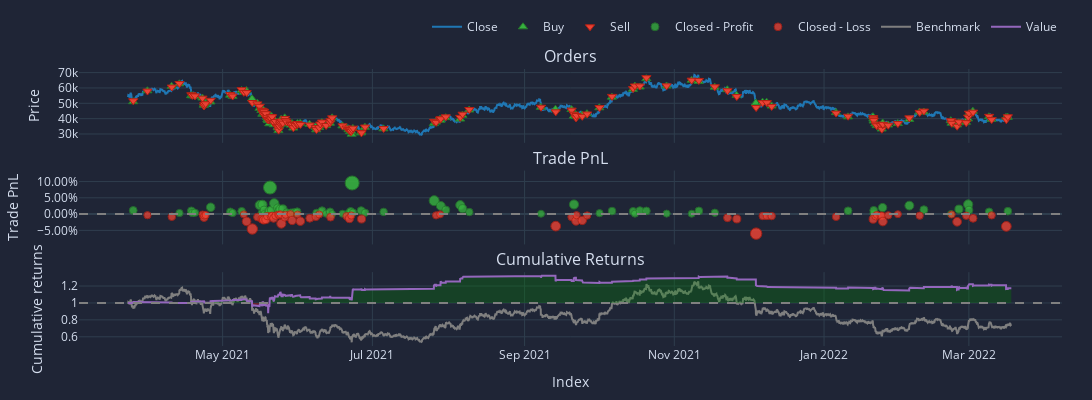

Notebook code for this chart:
### Code cell
pf_kwargs = dict(size=np.inf, freq='1h')
pf = vbt.Portfolio.from_signals(
    data['close'],
    np.where(data['outlier'] == True, True, False),
    np.where(data['outlier'].shift(1) == True, True, False),
    **pf_kwargs
)
pf.plot(height=400, width=1300).show()

### Figure 1 — Plotly figure (JSON) as saved in the notebook; plotly's stock layout.template omitted (floating-point values rounded to 4 significant figures; data arrays with more than 128 entries replaced by an {"elided": "..."} marker saying what was removed)
{"data": [{"legendgroup": "0", "line": {"color": "#1f77b4"}, "name": "Close", "showlegend": true, "type": "scatter", "uid": "3f06757f-b91f-4c23-ae7b-2736b587d6d0", "x": {"elided": "8626 str values"}, "xaxis": "x", "y": {"elided": "8626 float values"}, "yaxis": "y"}, {"customdata": {"elided": "140x3 float values"}, "hovertemplate": "Order Id: %{customdata[0]}<br>Timestamp: %{x}<br>Price: %{y}<br>Size: %{customdata[1]:.6f}<br>Fees: %{customdata[2]:.6f}", "legendgroup": "1", "marker": {"color": "#37B13F", "line": {"color": "rgb(38,123,44)", "width": 1}, "size": 8, "symbol": "triangle-up"}, "mode": "markers", "name": "Buy", "type": "scatter", "uid": "b1305b71-88fc-45c0-965f-07177678d7b5", "x": {"elided": "140 str values"}, "xaxis": "x", "y": {"elided": "140 float values"}, "yaxis": "y"}, {"customdata": {"elided": "140x3 float values"}, "hovertemplate": "Order Id: %{customdata[0]}<br>Timestamp: %{x}<br>Price: %{y}<br>Size: %{customdata[1]:.6f}<br>Fees: %{customdata[2]:.6f}", "legendgroup": "2", "marker": {"color": "#EA4335", "line": {"color": "rgb(181,31,18)", "width": 1}, "size": 8, "symbol": "triangle-down"}, "mode": "markers", "name": "Sell", "type": "scatter", "uid": "bf6524dd-9516-42f8-8567-9895fd86dc96", "x": {"elided": "140 str values"}, "xaxis": "x", "y": {"elided": "140 float values"}, "yaxis": "y"}, {"customdata": {"elided": "73x4 float values"}, "hovertemplate": "Exit Trade Id: %{customdata[0]}<br>Position Id: %{customdata[1]}<br>Exit Timestamp: %{x}<br>PnL: %{customdata[2]:.6f}<br>Return: %{customdata[3]:.2%}", "legendgroup": "3", "marker": {"color": "#37B13F", "line": {"color": "rgb(38,123,44)", "width": 1}, "opacity": [0.7677, 0.7553, 0.7658, 0.7553, 0.7569, 0.7829, 0.7614, 0.7555, 0.7639, 0.7935, 0.7562, 0.7951, 0.7698, 0.7508, 0.7528, 0.7658, 0.8781, 0.7699, 0.8018, 0.7787, 0.7642, 0.773, 0.775, 0.7579, 0.757, 0.7583, 0.7567, 0.7618, 0.7562, 0.7577, 0.7663, 0.7518, 0.7614, 0.7501, 0.7516, 0.7555, 0.7538, 0.7635, 0.9, 0.7574, 0.7669, 0.7567, 0.7607, 0.8147, 0.7893, 0.7698, 0.7934, 0.776, 0.7597, 0.7516, 0.7964, 0.7544, 0.7646, 0.7635, 0.7521, 0.7668, 0.7653, 0.7523, 0.7518, 0.7654, 0.7566, 0.766, 0.7526, 0.7681, 0.7812, 0.7909, 0.7709, 0.7506, 0.774, 0.7966, 0.7694, 0.7613, 0.764], "size": [7.825, 7.246, 7.737, 7.249, 7.322, 8.537, 7.532, 7.256, 7.648, 9.031, 7.291, 9.107, 7.926, 7.037, 7.13, 7.737, 12.98, 7.93, 9.416, 8.338, 7.663, 8.075, 8.167, 7.367, 7.326, 7.385, 7.311, 7.55, 7.29, 7.359, 7.763, 7.085, 7.533, 7.007, 7.076, 7.255, 7.176, 7.628, 14, 7.343, 7.79, 7.314, 7.498, 10.02, 8.834, 7.923, 9.027, 8.214, 7.453, 7.076, 9.167, 7.204, 7.681, 7.631, 7.099, 7.786, 7.715, 7.109, 7.085, 7.718, 7.306, 7.745, 7.122, 7.842, 8.455, 8.909, 7.974, 7.028, 8.118, 9.176, 7.907, 7.528, 7.654], "symbol": "circle"}, "mode": "markers", "name": "Closed - Profit", "type": "scatter", "uid": "2dac47e6-76c1-460b-8eb2-71cd3259f15d", "x": ["2021-03-25T14:00:00", "2021-04-13T10:00:00", "2021-04-18T06:00:00", "2021-04-18T15:00:00", "2021-04-19T17:00:00", "2021-04-26T03:00:00", "2021-05-04T03:00:00", "2021-05-05T02:00:00", "2021-05-08T18:00:00", "2021-05-16T02:00:00", "2021-05-16T23:00:00", "2021-05-17T06:00:00", "2021-05-17T21:00:00", "2021-05-18T00:00:00", "2021-05-19T07:00:00", "2021-05-19T23:00:00", "2021-05-20T07:00:00", "2021-05-20T19:00:00", "2021-05-22T00:00:00", "2021-05-23T11:00:00", "2021-05-23T19:00:00", "2021-05-24T09:00:00", "2021-05-25T13:00:00", "2021-05-27T03:00:00", "2021-05-28T18:00:00", "2021-05-29T19:00:00", "2021-05-30T14:00:00", "2021-05-31T09:00:00", "2021-06-08T05:00:00", "2021-06-09T18:00:00", "2021-06-10T12:00:00", "2021-06-12T04:00:00", "2021-06-13T18:00:00", "2021-06-14T15:00:00", "2021-06-18T20:00:00", "2021-06-21T09:00:00", "2021-06-22T00:00:00", "2021-06-22T03:00:00", "2021-06-22T18:00:00", "2021-06-23T03:00:00", "2021-06-26T10:00:00", "2021-06-28T01:00:00", "2021-07-05T14:00:00", "2021-07-26T04:00:00", "2021-07-28T21:00:00", "2021-07-30T22:00:00", "2021-08-05T19:00:00", "2021-08-06T18:00:00", "2021-08-09T12:00:00", "2021-09-07T17:00:00", "2021-09-21T03:00:00", "2021-10-01T13:00:00", "2021-10-06T15:00:00", "2021-10-15T05:00:00", "2021-10-15T23:00:00", "2021-10-17T23:00:00", "2021-10-20T15:00:00", "2021-10-28T21:00:00", "2021-11-08T02:00:00", "2021-11-11T00:00:00", "2021-11-17T12:00:00", "2022-01-10T19:00:00", "2022-01-21T03:00:00", "2022-01-21T06:00:00", "2022-01-24T20:00:00", "2022-02-04T18:00:00", "2022-02-10T16:00:00", "2022-02-21T17:00:00", "2022-02-24T23:00:00", "2022-02-28T17:00:00", "2022-03-01T01:00:00", "2022-03-09T06:00:00", "2022-03-16T21:00:00"], "xaxis": "x2", "y": [0.01129, 0.003392, 0.01008, 0.003427, 0.004429, 0.02101, 0.007297, 0.003521, 0.00887, 0.02774, 0.003998, 0.02877, 0.01267, 0.0005398, 0.001803, 0.01008, 0.08161, 0.01272, 0.033, 0.01829, 0.009083, 0.01469, 0.01595, 0.00504, 0.004484, 0.005286, 0.004277, 0.00754, 0.003988, 0.004934, 0.01044, 0.001195, 0.007303, 0.0001288, 0.001069, 0.003513, 0.002435, 0.008601, 0.09552, 0.004718, 0.01081, 0.004313, 0.006828, 0.04125, 0.02505, 0.01263, 0.02769, 0.01659, 0.006208, 0.001074, 0.0296, 0.002823, 0.009323, 0.008644, 0.001387, 0.01075, 0.009786, 0.001514, 0.001194, 0.009824, 0.004211, 0.0102, 0.001698, 0.01153, 0.01989, 0.02607, 0.01332, 0.0004162, 0.01528, 0.02972, 0.0124, 0.007233, 0.008949], "yaxis": "y2"}, {"customdata": {"elided": "67x4 float values"}, "hovertemplate": "Exit Trade Id: %{customdata[0]}<br>Position Id: %{customdata[1]}<br>Exit Timestamp: %{x}<br>PnL: %{customdata[2]:.6f}<br>Return: %{customdata[3]:.2%}", "legendgroup": "4", "marker": {"color": "#EA4335", "line": {"color": "rgb(181,31,18)", "width": 1}, "opacity": [0.7553, 0.7627, 0.7518, 0.7668, 0.7565, 0.7544, 0.7513, 0.7853, 0.8218, 0.7643, 0.7735, 0.7741, 0.778, 0.7762, 0.7597, 0.7598, 0.7577, 0.7705, 0.7576, 0.7524, 0.7545, 0.7511, 0.7958, 0.7655, 0.7529, 0.75, 0.7805, 0.7519, 0.7841, 0.7697, 0.7633, 0.7515, 0.7649, 0.7598, 0.7719, 0.7567, 0.7737, 0.756, 0.7512, 0.808, 0.7635, 0.783, 0.7555, 0.7805, 0.7568, 0.7675, 0.7732, 0.8442, 0.7592, 0.759, 0.7596, 0.7628, 0.7745, 0.7601, 0.7536, 0.7582, 0.7576, 0.7858, 0.7559, 0.7503, 0.7574, 0.7521, 0.787, 0.7578, 0.7701, 0.7561, 0.8093], "size": [7.248, 7.594, 7.086, 7.784, 7.303, 7.205, 7.06, 8.646, 10.35, 7.668, 8.094, 8.123, 8.309, 8.222, 7.45, 7.456, 7.357, 7.958, 7.354, 7.112, 7.21, 7.053, 9.138, 7.723, 7.136, 7, 8.424, 7.09, 8.59, 7.919, 7.62, 7.072, 7.697, 7.458, 8.024, 7.314, 8.106, 7.282, 7.057, 9.706, 7.629, 8.541, 7.254, 8.423, 7.316, 7.819, 8.082, 11.39, 7.428, 7.419, 7.447, 7.599, 8.142, 7.471, 7.166, 7.382, 7.354, 8.673, 7.276, 7.014, 7.344, 7.097, 8.726, 7.365, 7.94, 7.286, 9.769], "symbol": "circle"}, "mode": "markers", "name": "Closed - Loss", "type": "scatter", "uid": "94723f12-cf58-460c-841a-29bfe36a8741", "x": ["2021-03-31T09:00:00", "2021-04-10T07:00:00", "2021-04-22T19:00:00", "2021-04-23T10:00:00", "2021-04-23T13:00:00", "2021-04-24T02:00:00", "2021-05-09T15:00:00", "2021-05-10T18:00:00", "2021-05-13T02:00:00", "2021-05-15T04:00:00", "2021-05-17T02:00:00", "2021-05-17T14:00:00", "2021-05-17T18:00:00", "2021-05-18T15:00:00", "2021-05-19T04:00:00", "2021-05-20T15:00:00", "2021-05-21T03:00:00", "2021-05-21T18:00:00", "2021-05-22T13:00:00", "2021-05-23T15:00:00", "2021-05-24T02:00:00", "2021-05-24T14:00:00", "2021-05-24T22:00:00", "2021-05-26T09:00:00", "2021-05-26T16:00:00", "2021-05-28T15:00:00", "2021-05-29T08:00:00", "2021-05-31T12:00:00", "2021-06-01T16:00:00", "2021-06-05T12:00:00", "2021-06-07T23:00:00", "2021-06-09T08:00:00", "2021-06-13T23:00:00", "2021-06-20T12:00:00", "2021-06-21T16:00:00", "2021-06-22T10:00:00", "2021-06-26T14:00:00", "2021-07-26T23:00:00", "2021-07-28T14:00:00", "2021-09-13T17:00:00", "2021-09-20T04:00:00", "2021-09-21T23:00:00", "2021-09-22T04:00:00", "2021-09-24T12:00:00", "2021-09-26T12:00:00", "2021-11-22T16:00:00", "2021-11-26T11:00:00", "2021-12-04T08:00:00", "2021-12-07T00:00:00", "2021-12-08T17:00:00", "2021-12-10T16:00:00", "2022-01-05T22:00:00", "2022-01-21T00:00:00", "2022-01-22T00:00:00", "2022-01-22T12:00:00", "2022-01-24T02:00:00", "2022-01-24T13:00:00", "2022-01-24T23:00:00", "2022-01-27T04:00:00", "2022-01-31T02:00:00", "2022-02-08T23:00:00", "2022-02-22T00:00:00", "2022-02-24T05:00:00", "2022-02-27T22:00:00", "2022-03-02T17:00:00", "2022-03-10T07:00:00", "2022-03-16T06:00:00"], "xaxis": "x2", "y": [-0.003412, -0.008142, -0.001211, -0.01073, -0.00417, -0.002825, -0.0008584, -0.02249, -0.04571, -0.009141, -0.01496, -0.01536, -0.01788, -0.0167, -0.006179, -0.006251, -0.004907, -0.0131, -0.004856, -0.001557, -0.0029, -0.0007556, -0.0292, -0.009901, -0.001889, -3.362e-05, -0.01946, -0.00126, -0.02172, -0.01256, -0.008493, -0.001019, -0.009537, -0.006275, -0.014, -0.004314, -0.01512, -0.003882, -0.0008142, -0.03695, -0.008612, -0.02105, -0.003505, -0.01944, -0.004341, -0.0112, -0.0148, -0.05997, -0.005873, -0.005754, -0.006137, -0.008203, -0.01561, -0.006459, -0.002304, -0.005247, -0.004859, -0.02285, -0.003804, -0.000224, -0.004722, -0.001359, -0.02358, -0.005019, -0.01286, -0.003936, -0.0378], "yaxis": "y2"}, {"legendgroup": "5", "line": {"color": "#7f7f7f"}, "name": "Benchmark", "showlegend": true, "type": "scatter", "uid": "89099acd-4997-40ef-a82f-a43e87df96cf", "x": {"elided": "8626 str values"}, "xaxis": "x3", "y": {"elided": "8626 float values"}, "yaxis": "y3"}, {"hoverinfo": "skip", "legendgroup": "6", "line": {"color": "rgba(0, 0, 0, 0)", "width": 0}, "opacity": 0, "showlegend": false, "type": "scatter", "uid": "2ac86c2b-ccda-465a-8f3e-85394a452279", "x": {"elided": "8626 str values"}, "xaxis": "x3", "y": {"elided": "8626 int values"}, "yaxis": "y3"}, {"connectgaps": false, "fill": "tonexty", "fillcolor": "rgba(0, 128, 0, 0.3)", "hoverinfo": "skip", "legendgroup": "6", "line": {"color": "rgba(0, 0, 0, 0)", "width": 0}, "opacity": 0, "showlegend": false, "type": "scatter", "uid": "2848b3d6-b501-4e50-aa90-809b83eabbd8", "x": {"elided": "8626 str values"}, "xaxis": "x3", "y": {"elided": "8626 float values"}, "yaxis": "y3"}, {"hoverinfo": "skip", "legendgroup": "6", "line": {"color": "rgba(0, 0, 0, 0)", "width": 0}, "opacity": 0, "showlegend": false, "type": "scatter", "uid": "aefc4ff6-fcff-4af7-b762-356fe835bded", "x": {"elided": "8626 str values"}, "xaxis": "x3", "y": {"elided": "8626 int values"}, "yaxis": "y3"}, {"connectgaps": false, "fill": "tonexty", "fillcolor": "rgba(255, 0, 0, 0.3)", "hoverinfo": "skip", "legendgroup": "6", "line": {"color": "rgba(0, 0, 0, 0)", "width": 0}, "opacity": 0, "showlegend": false, "type": "scatter", "uid": "37faf7ad-f2ee-4e80-b84b-6003bcf3c2a1", "x": {"elided": "8626 str values"}, "xaxis": "x3", "y": {"elided": "8626 float values"}, "yaxis": "y3"}, {"legendgroup": "7", "line": {"color": "#9467bd"}, "name": "Value", "showlegend": true, "type": "scatter", "uid": "24661139-b9ca-40ba-a731-daf026b6aa78", "x": {"elided": "8626 str values"}, "xaxis": "x3", "y": {"elided": "8626 float values"}, "yaxis": "y3"}, {"hoverinfo": "skip", "legendgroup": "6", "line": {"color": "rgba(0, 0, 0, 0)", "width": 0}, "opacity": 0, "showlegend": false, "type": "scatter", "uid": "7369bcbb-59a8-474a-bcdd-1eeeb8e257e1", "x": {"elided": "8626 str values"}, "xaxis": "x3", "y": {"elided": "8626 int values"}, "yaxis": "y3"}], "layout": {"annotations": [{"font": {"size": 16}, "showarrow": false, "text": "Orders", "x": 0.5, "xanchor": "center", "xref": "paper", "y": 1, "yanchor": "bottom", "yref": "paper"}, {"font": {"size": 16}, "showarrow": false, "text": "Trade PnL", "x": 0.5, "xanchor": "center", "xref": "paper", "y": 0.6333, "yanchor": "bottom", "yref": "paper"}, {"font": {"size": 16}, "showarrow": false, "text": "Cumulative Returns", "x": 0.5, "xanchor": "center", "xref": "paper", "y": 0.2667, "yanchor": "bottom", "yref": "paper"}], "height": 400, "legend": {"orientation": "h", "traceorder": "normal", "x": 1, "xanchor": "right", "y": 1.1, "yanchor": "bottom"}, "margin": {"b": 30, "l": 30, "r": 30, "t": 30}, "shapes": [{"line": {"color": "gray", "dash": "dash"}, "type": "line", "x0": 0, "x1": 1, "xref": "paper", "y0": 0, "y1": 0, "yref": "y2"}, {"line": {"color": "gray", "dash": "dash"}, "type": "line", "x0": 0, "x1": 1, "xref": "paper", "y0": 1, "y1": 1, "yref": "y3"}], "showlegend": true, "width": 1300, "xaxis": {"anchor": "y", "domain": [0, 1], "matches": "x3", "showticklabels": false}, "xaxis2": {"anchor": "y2", "domain": [0, 1], "matches": "x3", "showticklabels": false}, "xaxis3": {"anchor": "y3", "domain": [0, 1], "title": {"text": "Index"}}, "yaxis": {"anchor": "x", "domain": [0.7333, 1], "title": {"text": "Price"}}, "yaxis2": {"anchor": "x2", "domain": [0.3667, 0.6333], "tickformat": ".2%", "title": {"text": "Trade PnL"}}, "yaxis3": {"anchor": "x3", "domain": [0, 0.2667], "title": {"text": "Cumulative returns"}}}}
